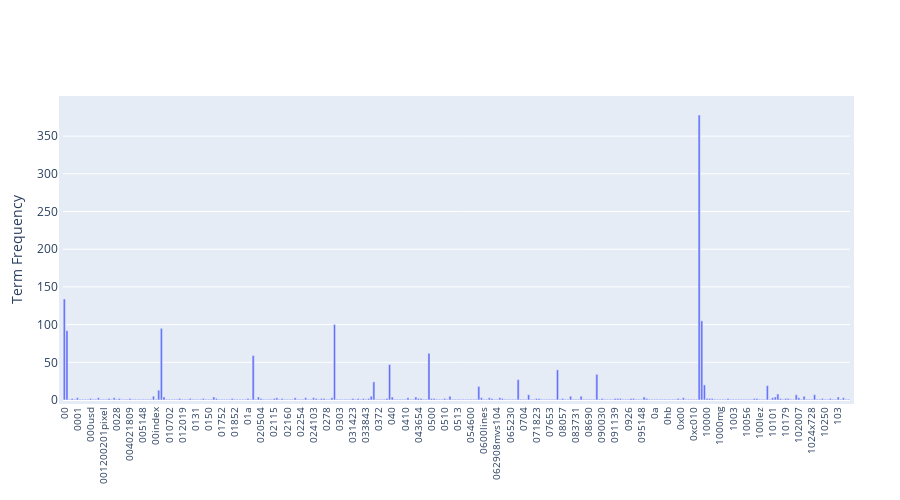

Source (notebook cell):
### Markdown cell above
### >>> **Exercise 13 (take home):**
If you want a nicer interactive visualization here, I would encourage you try to install and use plotly to achieve this.

### Code cell
# Answer here
import plotly.graph_objs as go

# Create a bar chart trace
trace = go.Bar(
    x=count_vect.get_feature_names_out()[:300],
    y=term_frequencies[:300],
)

layout = go.Layout(
    xaxis=dict(
        tickangle=-90,
        tickfont=dict(size=10),
    ),
    yaxis=dict(
        title='Term Frequency',
    ),
    margin=dict(
        l=50,
        r=50,
        b=100,
        t=100,
        pad=4,
    ),
    height=500,
)

# Create a figure and add the trace and layout
fig = go.Figure(data=[trace], layout=layout)

# Display the chart
fig.show()

### Figure 1 — Plotly figure (JSON) as saved in the notebook; plotly's stock layout.template omitted (floating-point values rounded to 4 significant figures; data arrays with more than 128 entries replaced by an {"elided": "..."} marker saying what was removed)
{"data": [{"type": "bar", "x": {"elided": "300 str values"}, "y": {"elided": "300 int values"}}], "layout": {"height": 500, "margin": {"b": 100, "l": 50, "pad": 4, "r": 50, "t": 100}, "xaxis": {"tickangle": -90, "tickfont": {"size": 10}}, "yaxis": {"title": {"text": "Term Frequency"}}}}
